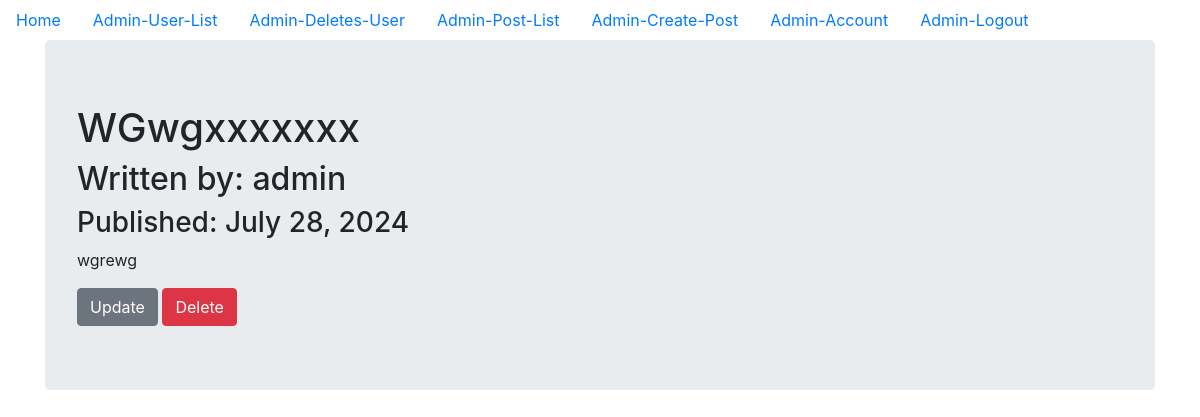
The app's page /admin_read_post/2 (signed in) with its own data.
### models.py (models this page shows, shortened)
class AdminBlogPost(db.Model):
    __tablename__ = 'adminblogpost_table'
    id = db.Column(db.Integer, primary_key=True)
    date = db.Column(db.DateTime, nullable=False, default=datetime.utcnow)
    title = db.Column(db.String(140), nullable=False)
    text = db.Column(db.Text, nullable=False)
    user_id = db.Column(db.Integer, db.ForeignKey('admin_table.id'), nullable=False)

class Admin(db.Model, UserMixin):
    __tablename__ = 'admin_table'
    id = db.Column(db.Integer, primary_key = True)
    profile_image = db.Column(db.String(20), nullable=False, default='admin_default_profile.jpg')
    email = db.Column(db.String(64), unique=True, index=True)
    username = db.Column(db.String(64), unique=True, index=True)
    password_hash = db.Column(db.String(128))
    posts = db.relationship('AdminBlogPost', backref='admin_author', lazy=True)
    clients = db.relationship('User',backref='admin_clients',lazy='dynamic')

### admin_site/admin_blog_post/views.py (the view)
@admin_blog_post_bp.route('/admin_read_post/<int:blog_post_id>')
@login_required
@reauth_required('user')
def admin_read_post(blog_post_id):
    blog_post = AdminBlogPost.query.get_or_404(blog_post_id)
    return render_template('admin_read_post.html',title=blog_post.title,
                            date=blog_post.date,post=blog_post)

### models.py (called while the page is built)
@login_manager.user_loader
def load_user(user_id):
    user = User.query.get(user_id)
    if user:
        return user
    admin = Admin.query.get(user_id)
    if admin:
        return admin
    return None

### reauthentication.py (called while the page is built)
def reauth_required(role):
    def decorator(f):
        @wraps(f)
        def decorated_function(*args, **kwargs):
            if not session.get('reauthenticated'):
                flash('Please re-authenticate to access this page.', 'warning')
                if role == 'user' and current_user.id != 0:
                    return redirect(url_for('admin_authentication_bp.admin_login', next=request.url))
                elif role == 'admin' and current_user.id == 0:
                    return redirect(url_for('user_authentication_bp.user_login', next=request.url))
            return f(*args, **kwargs)
        return decorated_function
    return decorator

### admin_site/templates/admin_read_post.html (shortened to what this page needs)
{% extends "base.html" %}
{% block content %}
<div class="jumbotron">
  <h1>{{ post.title }}</h1>
  <h2>Written by: {{post.admin_author.username}}</h2>
  <h3>Published: {{ post.date.strftime('%B %d, %Y') }}</h3>
  <p>{{post.text}}</p>
   {% if post.admin_author == current_user %}
     <div>
       <a class="btn btn-secondary" href="{{ url_for('admin_blog_post_bp.admin_update_post', blog_post_id=post.id) }}">Update</a>
       <button type="button" class="btn btn-danger" data-toggle="modal" data-target="#del_modal">Delete</button>
     </div>
   {% endif %}
</div>
{% endblock content %}

### records on screen
AdminBlogPost: title "WGwgxxxxxxx", date "July 28, 2024", text "wgrewg"
Admin: admin_author.username "admin"
